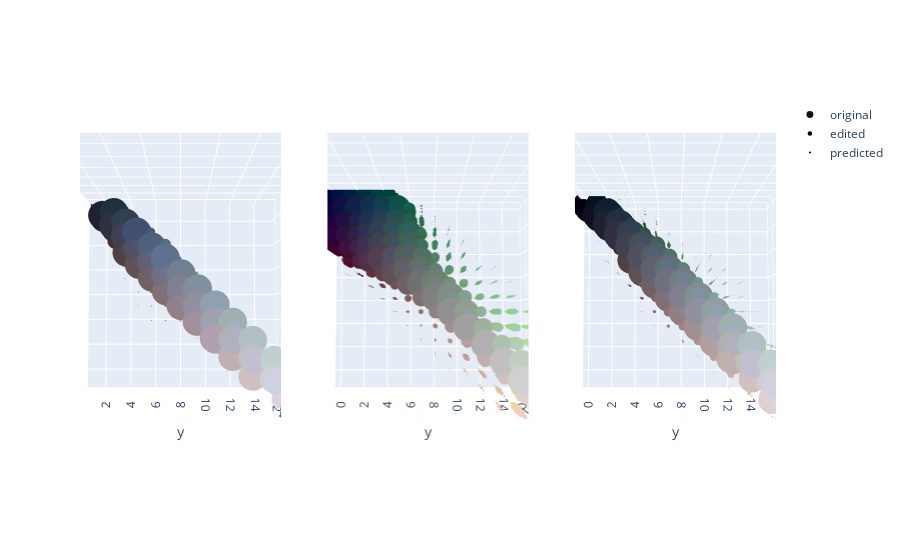

The notebook cell saved with this chart:
### Code cell
from editor.visualisation import plot_histograms_in_3d
from editor.utils import compute_histogram


original_image = dataset.get_original_image(image)
original_histogram = (
    torch.tensor(
        compute_histogram(
            original_image, bins=hyperparameters["bin_count"], normalize=True
        ),
        dtype=torch.float,
    )
    .unsqueeze(0)
    .unsqueeze(0)
)

edited_image = dataset.get_edited_image(image, 3)
edited_histogram = (
    torch.tensor(
        compute_histogram(
            edited_image, bins=hyperparameters["bin_count"], normalize=True
        )
    )
    .unsqueeze(0)
    .unsqueeze(0)
)

original_histogram = original_histogram.to(device)
edited_histogram = edited_histogram.to(device)

predicted_histogram = model(edited_histogram)
predicted_histogram = predicted_histogram / torch.sum(
    predicted_histogram, dim=(2, 3, 4), keepdim=True
)
plot_histograms_in_3d(
    {
        "original": original_histogram.cpu().numpy().squeeze(),
        "edited": edited_histogram.cpu().numpy().squeeze(),
        "predicted": predicted_histogram.cpu().detach().numpy().squeeze(),
    }
)

### Figure 1 — Plotly figure (JSON) as saved in the notebook; plotly's stock layout.template omitted (floating-point values rounded to 4 significant figures; data arrays with more than 128 entries replaced by an {"elided": "..."} marker saying what was removed)
{"data": [{"marker": {"color": {"elided": "252 str values"}, "line": {"width": 0}, "opacity": 1, "size": {"elided": "252 float values"}}, "mode": "markers", "name": "original", "scene": "scene", "type": "scatter3d", "x": {"elided": "252 int values"}, "y": {"elided": "252 int values"}, "z": {"elided": "252 int values"}}, {"marker": {"color": {"elided": "1251 str values"}, "line": {"width": 0}, "opacity": 1, "size": {"elided": "1251 float values"}}, "mode": "markers", "name": "edited", "scene": "scene2", "type": "scatter3d", "x": {"elided": "1251 int values"}, "y": {"elided": "1251 int values"}, "z": {"elided": "1251 int values"}}, {"marker": {"color": {"elided": "3907 str values"}, "line": {"width": 0}, "opacity": 1, "size": {"elided": "3907 float values"}}, "mode": "markers", "name": "predicted", "scene": "scene3", "type": "scatter3d", "x": {"elided": "3907 int values"}, "y": {"elided": "3907 int values"}, "z": {"elided": "3907 int values"}}], "layout": {"scene": {"camera": {"eye": {"x": 0.1, "y": 0, "z": 2}}, "domain": {"x": [0, 0.2889], "y": [0, 1]}}, "scene2": {"camera": {"eye": {"x": 0.1, "y": 0, "z": 2}}, "domain": {"x": [0.3556, 0.6444], "y": [0, 1]}}, "scene3": {"camera": {"eye": {"x": 0.1, "y": 0, "z": 2}}, "domain": {"x": [0.7111, 1], "y": [0, 1]}}}}
